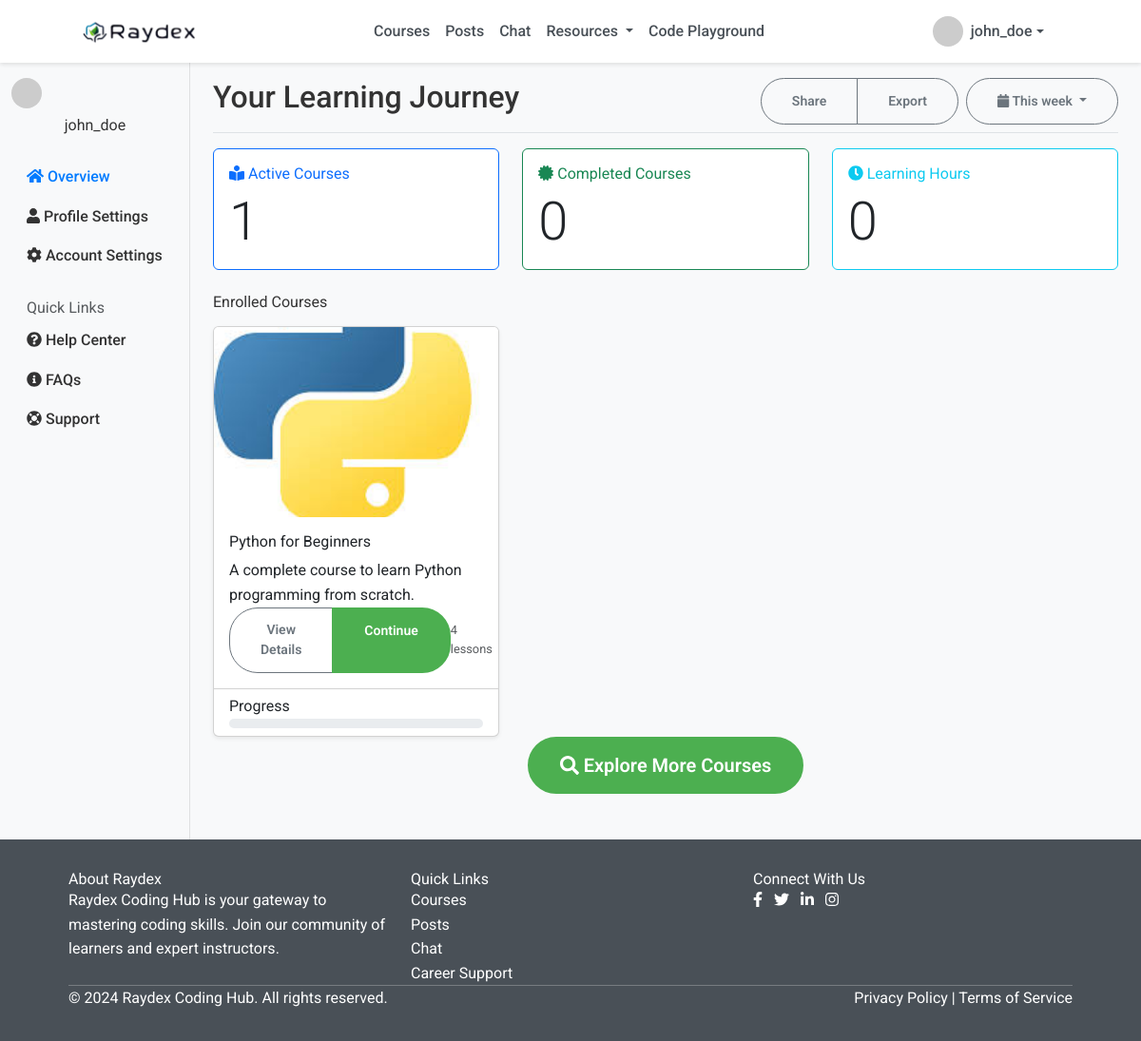
Page /dashboard (signed in) on the earlier database version.
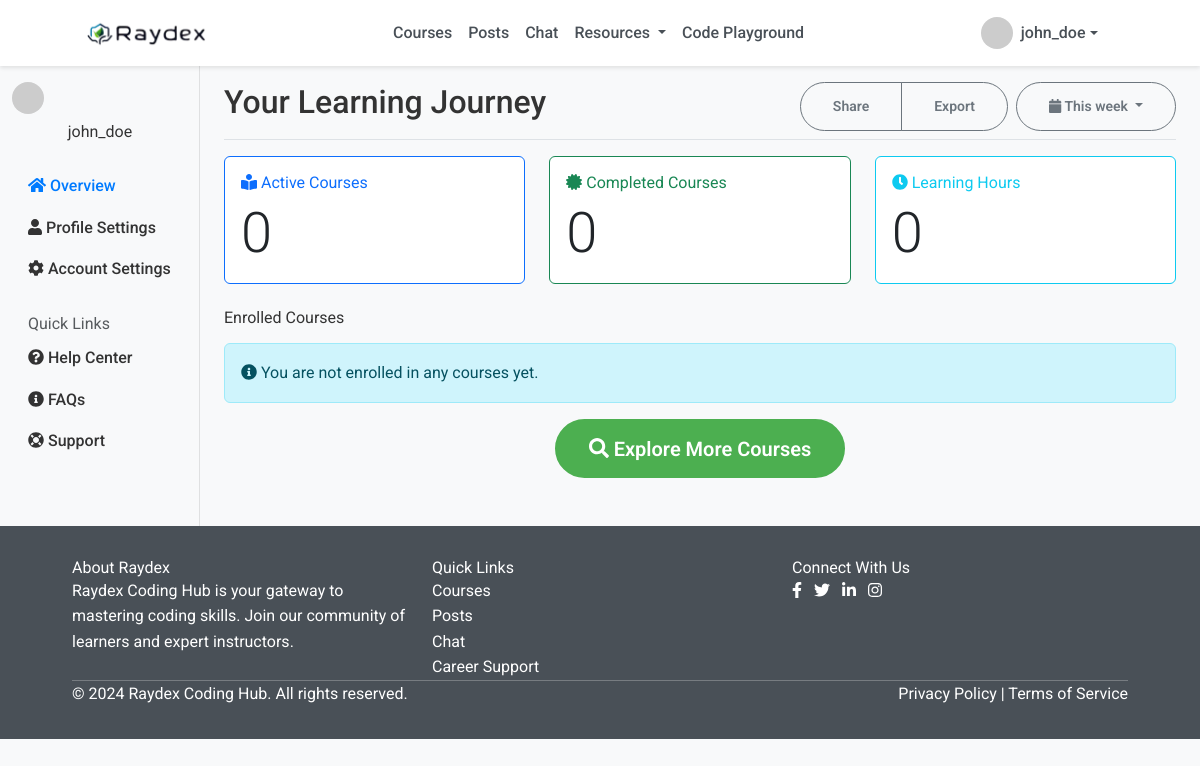
Same page on the later database version.
### app.py (models this page shows, shortened)
class Course(db.Model):
    id = db.Column(db.Integer, primary_key=True)
    title = db.Column(db.String(100), nullable=False)
    description = db.Column(db.Text, nullable=False)
    price = db.Column(db.Float, nullable=False)
    image = db.Column(db.String(20), nullable=False, default='default.jpg')
    enrollments = db.relationship('Enrollment', backref='course', lazy=True)
    lessons = db.relationship('Lesson', backref='course', lazy=True)

### app.py (the view)
@app.route('/dashboard')
@login_required
def student_dashboard():
    enrollments = Enrollment.query.filter_by(user_id=current_user.id).all()
    enrolled_course_ids = [enrollment.course_id for enrollment in enrollments]
    courses = Course.query.filter(Course.id.in_(enrolled_course_ids)).all()
    completed_lessons_count = {}
    lessons_count = {}
    total_learning_hours = 0
    completed_courses_count = 0
    for course in courses:
        lessons = Lesson.query.filter_by(course_id=course.id).all()
        lessons_count[course.id] = len(lessons)
        completed_lessons = Progress.query.filter_by(user_id=current_user.id).filter(Progress.lesson_id.in_([lesson.id for lesson in lessons])).all()
        completed_lessons_count[course.id] = len(completed_lessons)
        total_learning_hours += completed_lessons_count[course.id]
        if completed_lessons_count[course.id] == lessons_count[course.id]:
            completed_courses_count += 1
    completed_lessons_ids = {course.id: [progress.lesson_id for progress in completed_lessons] for course in courses}
    return render_template('student_dashboard.html',
                           courses=courses,
                           completed_lessons_count=completed_lessons_count,
                           lessons_count=lessons_count,
                           completed_lessons_ids=completed_lessons_ids,
                           total_learning_hours=total_learning_hours,
                           completed_courses_count=completed_courses_count)

### app.py (called while the page is built)
@login_manager.user_loader
def load_user(user_id):
    return User.query.get(int(user_id))

### templates/student_dashboard.html (shortened to what the changed rows need)
{% extends "base.html" %}  {% block content %}
<div class="container-fluid">
  <div class="row">
    <main class="col-md-9 ms-sm-auto col-lg-10 px-md-4">
      <div
        class="d-flex justify-content-between flex-wrap flex-md-nowrap align-items-center pt-3 pb-2 mb-3 border-bottom"
      >
        <h1 class="h2">Your Learning Journey</h1>
        <div class="btn-toolbar mb-2 mb-md-0">
        </div>
      </div>
      <div class="row row-cols-1 row-cols-md-3 g-4 mb-4">
        <div class="col">
          <div class="card h-100 border-primary">
            <div class="card-body">
              <h5 class="card-title text-primary">
                <i class="fas fa-book-reader"></i> Active Courses
              </h5>
              <p class="card-text display-4">{{ courses|length }}</p>
            </div>
          </div>
        </div>
        <div class="col">
        </div>
        <div class="col">
        </div>
      </div>
      <h2 class="mt-4 mb-3">Enrolled Courses</h2>
      {% if courses %}
      <div class="row row-cols-1 row-cols-md-2 row-cols-lg-3 g-4">
        {% for course in courses %}
        <div class="col">
          <div class="card h-100 shadow-sm">
            <img
              src="{{ url_for('static', filename='images/' ~ course.image) }}"
              class="card-img-top"
              alt="Course Image"
            />
            <div class="card-body">
              <h5 class="card-title">{{ course.title }}</h5>
              <p class="card-text">{{ course.description|truncate(100) }}</p>
              <div class="d-flex justify-content-between align-items-center">
                <div class="btn-group">
                  <a
                    href="{{ url_for('course', course_id=course.id) }}"
                    class="btn btn-sm btn-outline-secondary"
                    >View Details</a
                  >
                  <a
                    href="{{ url_for('lesson', course_id=course.id, lesson_id=course.lessons[0].id) }}"
                    class="btn btn-sm btn-primary"
                    >Continue</a
                  >
                </div>
                <small class="text-muted"
                  >{{ lessons_count[course.id] }} lessons</small
                >
              </div>
            </div>
            <div class="card-footer bg-transparent">
              <h6 class="mb-1">Progress</h6>
              <div class="progress">
              </div>
            </div>
          </div>
        </div>
        {% endfor %}
      </div>
      {% else %}
      <div class="alert alert-info" role="alert">
        <i class="fas fa-info-circle"></i> You are not enrolled in any courses
        yet.
      </div>
      {% endif %}
      <div class="text-center">
        <a href="{{ url_for('courses') }}" class="btn btn-primary btn-lg mb-5">
        </a>
      </div>
    </main>
  </div>
</div>
{% endblock %}

Differences in the rows shown:
no longer on this page (row edited): Course: image (picture), title "Python for Beginners", description "A complete course to learn Python programming from scratch.", lessons_count "4"
Other differences:
{{ courses|length }}: "1" → "0"
text now shown: "You are not enrolled in any courses yet."
